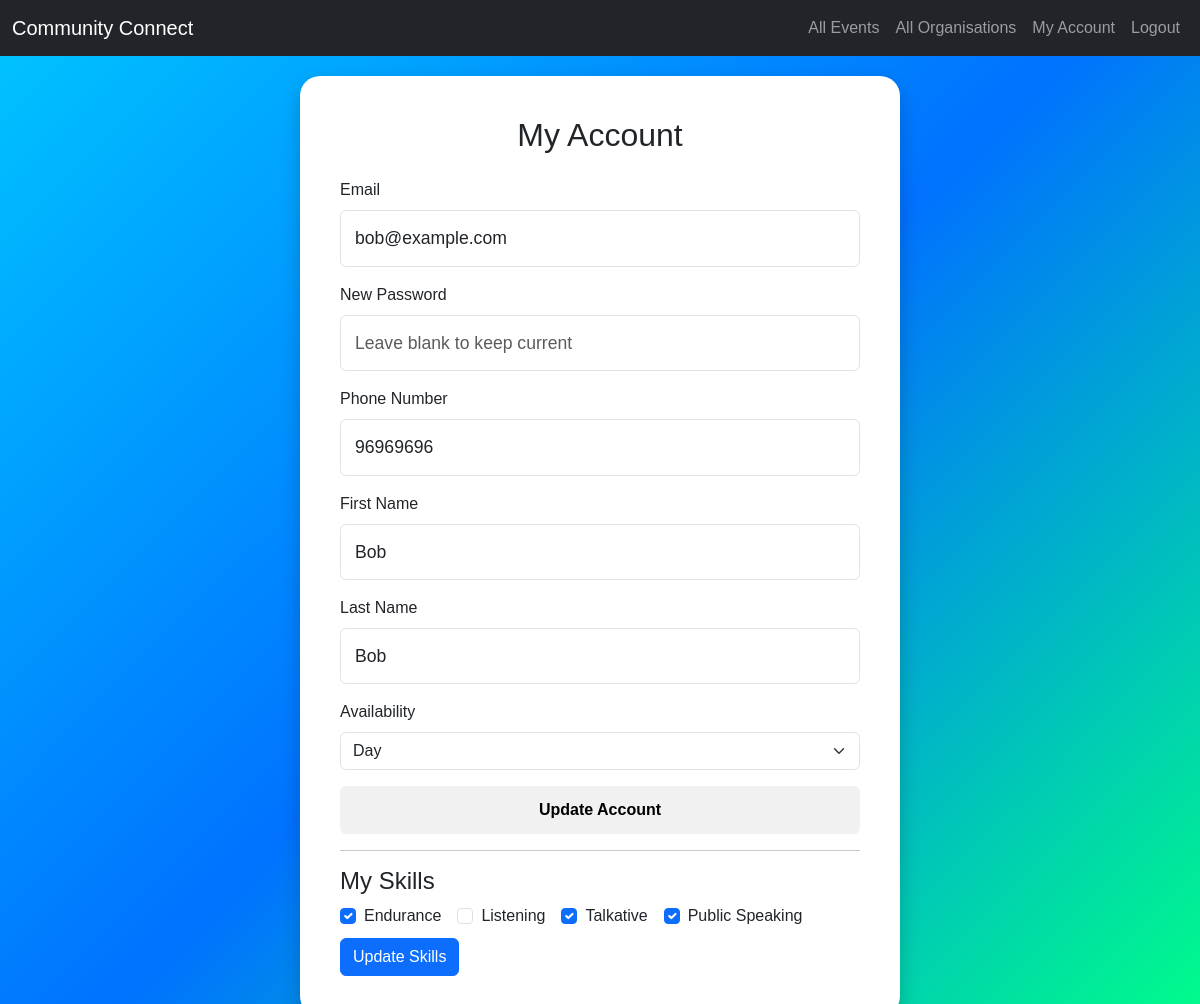
The page /my_account (signed in) on the database its author committed.
### tables this page shows
CREATE TABLE user (
            user_id INTEGER PRIMARY KEY AUTOINCREMENT,
            email TEXT NOT NULL UNIQUE,
            password_hash TEXT NOT NULL,
            phone_number TEXT,
            role TEXT NOT NULL,
            created_at TIMESTAMP DEFAULT CURRENT_TIMESTAMP
        );

CREATE TABLE volunteer (
            volunteer_id INTEGER PRIMARY KEY AUTOINCREMENT,
            user_id INTEGER NOT NULL,
            first_name TEXT NOT NULL,
            last_name TEXT NOT NULL,
            dob DATE NOT NULL,
            availability TEXT,
            FOREIGN KEY (user_id) REFERENCES user(user_id) ON DELETE CASCADE
        );

CREATE TABLE skill (
            skill_id INTEGER PRIMARY KEY AUTOINCREMENT,
            name TEXT NOT NULL UNIQUE,
            description TEXT
        );

### app.py (the view, shortened to what this page needs)
@app.route('/my_account', methods=['GET', 'POST'])
def my_account():
    if 'user_id' not in session:
        flash("Please log in first.", "warning") # Throw error message
        return redirect(url_for('login')) # Redirect user back to the login page
    with get_db() as conn:
        cursor = conn.cursor()
        cursor.execute("SELECT * FROM user WHERE user_id = ?", (session['user_id'],))
        user = cursor.fetchone() # Fetch next available row
        volunteer = organisation = None
        volunteer_skills = []
        all_skills = []
        if user['role'] == 'volunteer':
            cursor.execute("SELECT * FROM volunteer WHERE user_id = ?", (user['user_id'],)) # Gather all information of volunteer
            volunteer = cursor.fetchone() # Fetch next available row
            cursor.execute("SELECT * FROM skill")
            all_skills = cursor.fetchall()
            cursor.execute("""
                SELECT s.skill_id
                FROM volunteer_skill vs
                JOIN skill s ON vs.skill_id = s.skill_id
                WHERE vs.volunteer_id = ?""", (volunteer['volunteer_id'],))
            volunteer_skills = [row['skill_id'] for row in cursor.fetchall()] # Put all skill_id's of skills volunteer has through list comprehension THIS PART TOOK 40 MINUTES
        elif user['role'] == 'organisation':
            cursor.execute("SELECT * FROM organisation WHERE user_id = ?", (user['user_id'],)) # Collecting all available information of organisation
            organisation = cursor.fetchone() # Fetching next available row
    return render_template(
        'my_account.html',
        user=user,
        volunteer=volunteer,
        organisation=organisation,
        all_skills=all_skills,
        volunteer_skills=volunteer_skills
    )

### models.py (called while the page is built)
def get_db():
    conn = sqlite3.connect(db_path) # Create connection between database and flask
    conn.row_factory = sqlite3.Row # Allows fetching rows as dictionaries
    return conn

### templates/my_account.html (shortened to what this page needs)
{% extends "layout.html" %}
{% block content %}
<div class="bubble-container">
    <div class="bubble">
        <h2 class="text-center mb-4">My Account</h2>
        {% if user.role == "volunteer" %}
        <form method="POST" action="{{ url_for('my_account') }}">
            <div class="mb-3">
                <label class="form-label">Email</label>
                <input type="email" class="form-control" name="email" value="{{ user.email }}" required>
            </div>
            <div class="mb-3">
                <label class="form-label">New Password</label>
                <input type="password" class="form-control" name="password" placeholder="Leave blank to keep current">
            </div>
            <div class="mb-3">
                <label class="form-label">Phone Number</label>
                <input type="text" class="form-control" name="phone_number" value="{{ user.phone_number or '' }}">
            </div>
            <div class="mb-3">
                <label class="form-label">First Name</label>
                <input type="text" class="form-control" name="first_name" value="{{ volunteer.first_name }}">
            </div>
            <div class="mb-3">
                <label class="form-label">Last Name</label>
                <input type="text" class="form-control" name="last_name" value="{{ volunteer.last_name }}">
            </div>
            <div class="mb-3">
                <label class="form-label">Availability</label>
                <select class="form-select" name="availability">
                    <option value="Day" {% if volunteer.availability == "Day" %}selected{% endif %}>Day</option>
                </select>
            </div>
            <button type="submit" class="btn btn-custom w-100">Update Account</button>
        </form>
        <hr>
        <h4>My Skills</h4>
        <form method="POST" action="{{ url_for('update_skills') }}">
            <div class="d-flex flex-wrap">
                {% for skill in all_skills %}
                    <div class="form-check me-3">
                        <input class="form-check-input" type="checkbox"
                            name="skills"
                            value="{{ skill.skill_id }}"
                            {% if skill.skill_id in volunteer_skills %}checked{% endif %}>
                        <label class="form-check-label">{{ skill.name }}</label>
                    </div>
                {% endfor %}
            </div>
            <button type="submit" class="btn btn-primary mt-2">Update Skills</button>
        </form>
        {% endif %}
    </div>
</div>
{% endblock %}

### templates/layout.html (style rules this page uses)
body { background: linear-gradient(135deg, #00c6ff, #0072ff, #00ff88); min-height: 100vh; margin: 0; font-family: Arial, sans-serif; }
.bubble-container { min-height: calc(100vh - 56px); display: flex; justify-content: center; align-items: center; padding: 20px; }
.bubble { background: white; border-radius: 20px; padding: 40px; box-shadow: 0px 8px 20px rgba(0, 0, 0, 0.2); max-width: 600px; width: 100%; }
input.form-control { padding: 14px; font-size: 1.1em; }
.btn-custom { background: #f1f1f1; color: black; border: none; font-weight: bold; padding: 12px; transition: 0.3s; }

### rows shown on the page
user: email "bob@example.com", phone_number "96969696"
volunteer: first_name "Bob", last_name "Bob", availability "Day"
skill: skill_id "☑", name "Endurance"
skill: name "Listening"
skill: skill_id "☑", name "Talkative"
skill: skill_id "☑", name "Public Speaking"
